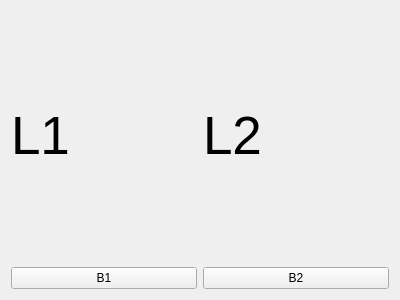
<?xml version="1.0" encoding="UTF-8"?>
<ui version="4.0">
 <class>myWidget</class>
 <widget class="QWidget" name="myWidget">
  <property name="geometry">
   <rect>
    <x>0</x>
    <y>0</y>
    <width>400</width>
    <height>300</height>
   </rect>
  </property>
  <property name="windowTitle">
   <string>Form</string>
  </property>
  <layout class="QHBoxLayout" name="horizontalLayout">
   <item>
    <layout class="QGridLayout" name="gridLayout">
     <item row="1" column="1">
      <widget class="QLabel" name="label_2">
       <property name="font">
        <font>
         <pointsize>40</pointsize>
        </font>
       </property>
       <property name="text">
        <string>L2</string>
       </property>
      </widget>
     </item>
     <item row="1" column="0">
      <widget class="QLabel" name="label_1">
       <property name="font">
        <font>
         <pointsize>40</pointsize>
        </font>
       </property>
       <property name="text">
        <string>L1</string>
       </property>
      </widget>
     </item>
     <item row="2" column="0">
      <widget class="QPushButton" name="button_1">
       <property name="text">
        <string>B1</string>
       </property>
      </widget>
     </item>
     <item row="2" column="1">
      <widget class="QPushButton" name="button_2">
       <property name="text">
        <string>B2</string>
       </property>
      </widget>
     </item>
    </layout>
   </item>
  </layout>
 </widget>
 <resources/>
 <connections/>
</ui>
